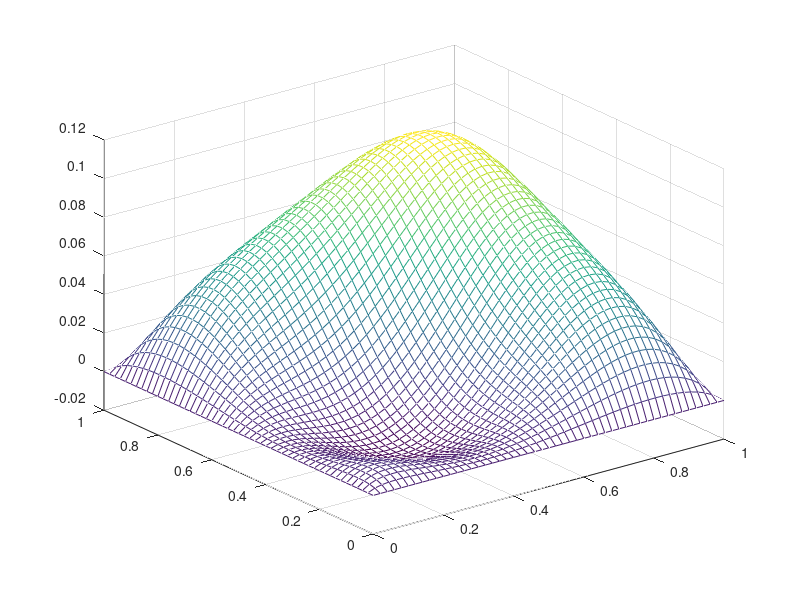

Source code (MATLAB):
close all;
clear;
clc;

%The example quadratic x and y was chose

%Choose gridsize and residual size and omega
h = 0.02;
max_res = 0.01;
omega = 1.79;

%Choose the border functions
fi1 = @(x) x^2 + x + 3;
fi2 = @(y) y^2 + y + 3;
fi3 = @(x) x^2 + x + 1;
fi4 = @(y) y^2 + y + 1;

%Choose forcing term and the actual function to compare
g = @(x,y) 0;
u = @(x,y) x^2 + y^2 + x + y + 1;

%Setting up
x(1) = 0;
xf = 1;
yf = 1;
n = round((xf - x(1))/h);
x = 0:h:n*h;
y = 0:h:n*h;
z = zeros(length(x),length(y));


sum = 0;

for i = 1:length(x)
    z(i,length(y)) = fi1(x(i));
    z(length(x),i) = fi2(y(i));
    z(i,1) = fi3(x(i));
    z(1,i) = fi4(y(i));
end

%Calculate the average value
total = 4*(n + 1) - 4;
avg = sum/total;

%Set all the inner points as this average value
for i = 2:length(x) - 1
    for j = 2:length(y) - 1
            z(i,j) = avg;
    end
end

while (true)
    r_max = 0;
    for i = 2:length(x) - 1
        for j = 2:length(y) -1
            r = omega*(z(i+1,j) + z(i-1,j) + z(i,j+1) + z(i,j-1) - 4*z(i,j) - (h^2)*g(x(i),y(j)))/4;
            z(i,j) = z(i,j) + r;
            if(abs(r) > r_max)
                r_max = abs(r);
            end
        end
    end
    if(r_max < max_res)
        break;
    end
end

%Calculating the actual values 
[X, Y] = meshgrid(0:h:n*h);
U = X.^2 + Y.^2 + X + Y + 1;

%Plot estimation and actual values
%mesh(x,y,z'); hold on; mesh(X,Y,U);

%Plot error
er = z' - U; mesh(X,Y,er);
